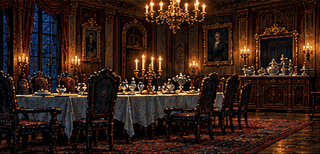
#> input picture house-below/src/VGA/RM05.BMP, 320 x 154 px, given in place of visions-atlas.png, which was not available
$ python build_vga_assets.py
#> lines starting #> are read from the running program, lines starting #| are printed output that depends on the picture; pictures that were not available may be replaced by others from this repository, and a replacement may not be noted
"""Reproducible VGA exports. Python 3 + Pillow; no network access required."""
from pathlib import Path
from PIL import Image, ImageEnhance
from build_vga_characters import export_characters
from vga_common import SCENE
import json

ROOT = Path(__file__).resolve().parents[1]
OUT = ROOT / 'VGA'
OUT.mkdir(exist_ok=True)
atlas = Image.open(ROOT / 'ART' / 'visions-atlas.png').convert('RGB')
#> atlas is the input picture: PIL image 320x154 RGB; mean R, G, B 51.1, 30.2, 19.9
# Reserve sixteen stable ink/UI/sprite colors; all rooms share the other 240.
# 240-255. 242/248 leather band + shadow, 253 pale-blue (you speak), 254 paper cream (they speak).
ui = [(8,10,17),(19,25,32),(55,34,21),(76,79,77),(119,119,104),
      (161,149,119),(204,181,133),(242,222,175),(81,56,39),(125,49,42),
      (42,70,85),(78,128,149),(118,174,180),(173,192,204),(243,238,205),(198,136,61)]
master = atlas.quantize(colors=240, method=Image.Quantize.MEDIANCUT)
palette = master.getpalette()[:720] + [v for c in ui for v in c]
#> palette = 768 values, max 243 at index 0, min 1 at index 701, mean 44.21
pal = Image.new('P',(1,1)); pal.putpalette(palette)
rooms=[]
for n in range(16):
    col,row=n%4,n//4
    box=(round(col*atlas.width/4)+2,round(row*atlas.height/4)+2,
         round((col+1)*atlas.width/4)-2,round((row+1)*atlas.height/4)-2)
    im=atlas.crop(box).resize(SCENE,Image.Resampling.LANCZOS)
    im=ImageEnhance.Brightness(im).enhance(1.16)
    im=im.quantize(palette=pal,dither=Image.Dither.FLOYDSTEINBERG)
    im.save(OUT/f'RM{n+1:02}.BMP')
    rooms.append(im.convert('RGB'))
#> this loop made 16 passes
#> pass 1, `im=atlas.crop(box).resize(SCENE,Image.Resampling.LANCZOS)`:
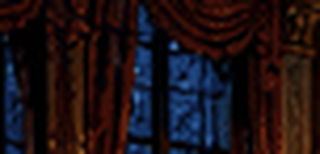
#> im: PIL image 320x154 RGB; mean R, G, B 28.3, 17, 20.7
#> pass 1, `im=im.quantize(palette=pal,dither=Image.Dither.FLOYDSTEINBERG)`:
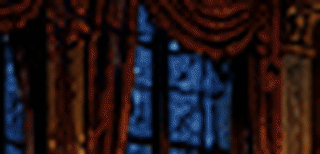
#> im: PIL image 320x154 P; mean R, G, B 32.4, 20, 23.4
#> pass 2, `im=atlas.crop(box).resize(SCENE,Image.Resampling.LANCZOS)`:
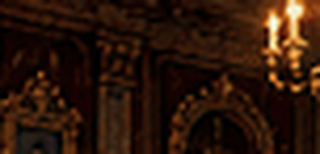
#> im: PIL image 320x154 RGB; mean R, G, B 44.9, 22, 9.9
#> after the loop:
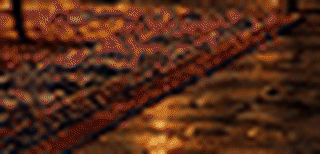
#> im: PIL image 320x154 P; mean R, G, B 83.5, 41.7, 22.7
#> after the loop, rooms = 16 items
sheet=Image.new('RGB',(4*SCENE[0],4*SCENE[1]))
#> sheet: PIL image 1280x616 RGB; every value is 0
for n,im in enumerate(rooms): sheet.paste(im,((n%4)*SCENE[0],(n//4)*SCENE[1]))
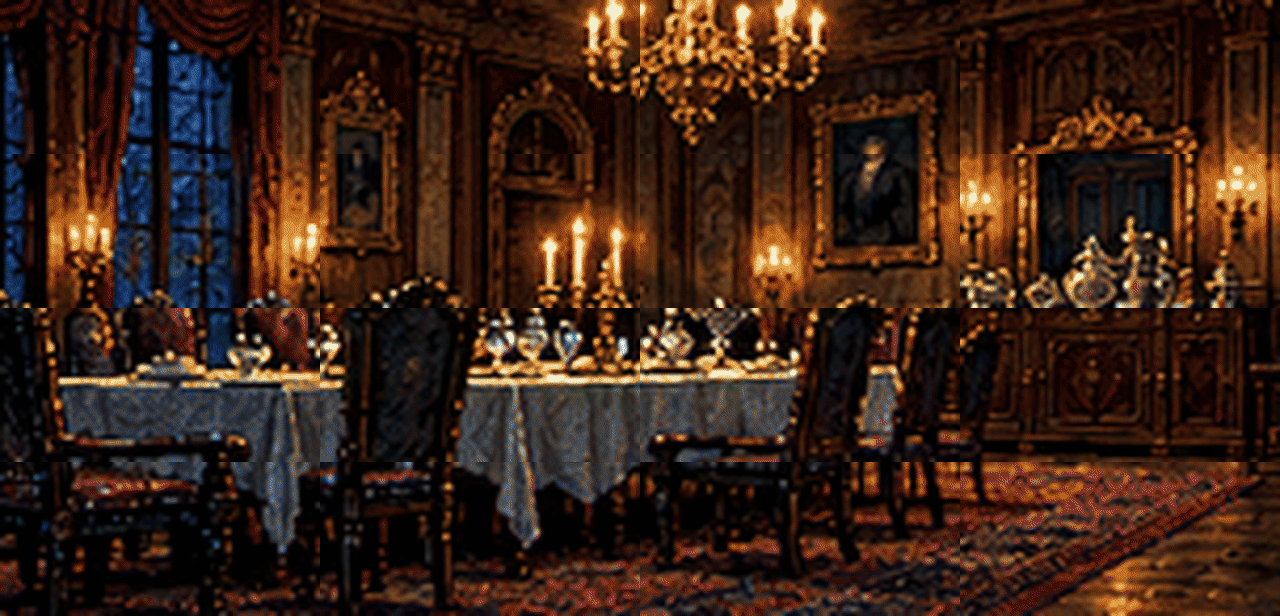
#> sheet: PIL image 1280x616 RGB; mean R, G, B 57.6, 34.4, 22.6
sheet.save(ROOT/'ART'/'vga-contact-sheet.png')
# Preserve the original game's compact, hand-edited seven-pixel font.
#> (the run stopped early here; a loop or call above may not have finished)

$ run again, on house-below/src/VGA/RM06.BMP
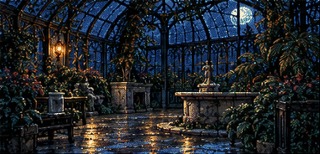
#> input picture house-below/src/VGA/RM06.BMP, 320 x 154 px, given in place of visions-atlas.png, which was not available
#> atlas is the input picture: PIL image 320x154 RGB; mean R, G, B 33.1, 37.1, 41.6
#> palette = 768 values, max 243 at index 0, min 1 at index 644, mean 46.1
#> after the loop `for n in range(16):`:
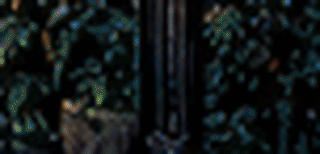
#> im: PIL image 320x154 P; mean R, G, B 17, 23, 23.2
#> after the loop `for n in range(16):`: rooms = 16 items
#> the loop `for n,im in enumerate(rooms): sheet.paste(im,((n%4)*SCENE[0],(n//4)*SC..` made 16 passes
#> after the loop `for n,im in enumerate(rooms): sheet.paste(im,((n%4)*SCENE[0],(n//4)*SC..`:
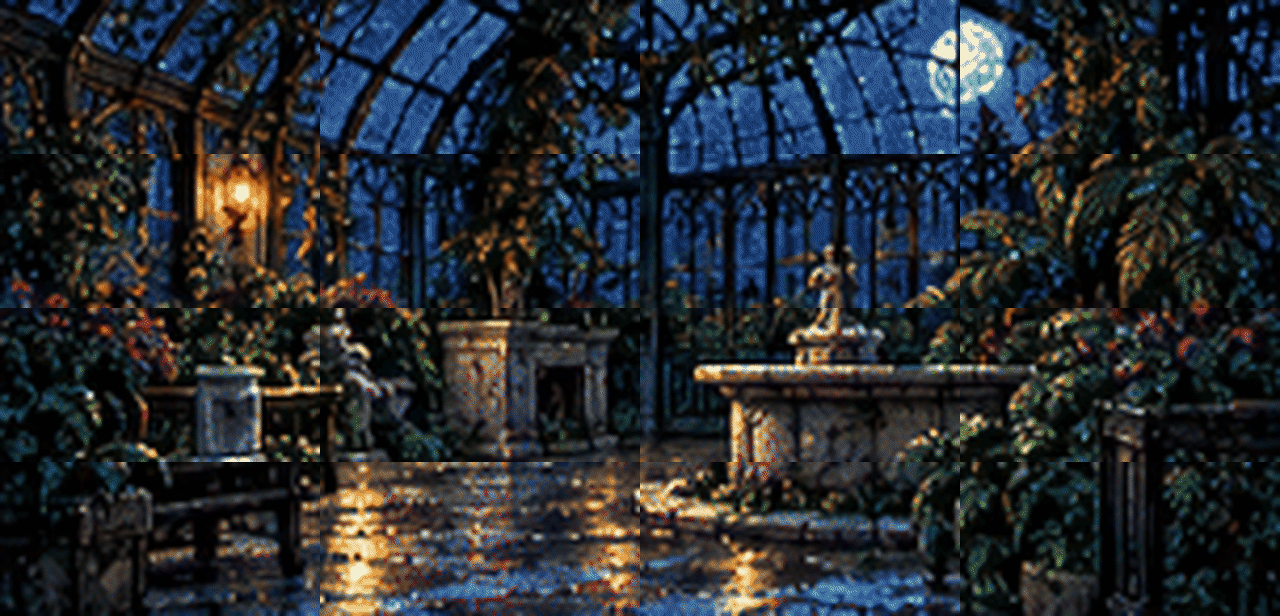
#> sheet: PIL image 1280x616 RGB; mean R, G, B 38.3, 42.8, 47.6
